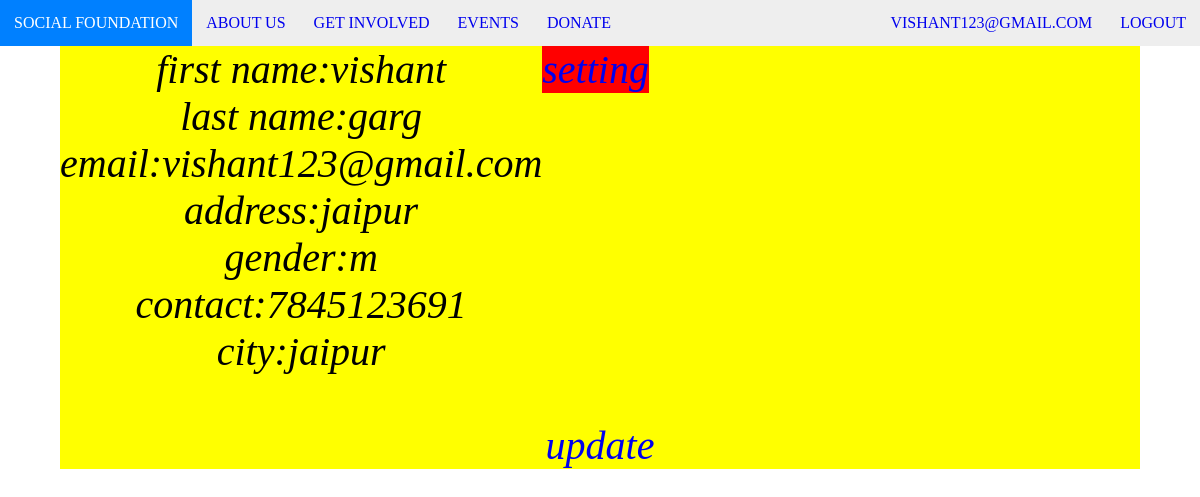
The page /profile.php (signed in) on the database its author committed.
### tables this page shows
CREATE TABLE IF NOT EXISTS `person` (
  `fname` varchar(20) DEFAULT NULL,
  `lname` varchar(20) DEFAULT NULL,
  `email` varchar(20) NOT NULL,
  `address` varchar(40) DEFAULT NULL,
  `sex` enum('m','f') DEFAULT NULL,
  `contact` bigint(10) DEFAULT NULL,
  `password` varchar(80) DEFAULT NULL,
  `city` varchar(10) DEFAULT NULL,
  PRIMARY KEY (`email`)
);

### profile.php (the view, shortened to what this page needs)
 <html>
    <head>
          <link rel="stylesheet" type="text/css" href="style.css">
    </head>
    <body style="margin: 0px;">
            <?php include 'header.php'; ?>
        <div class="container">
            <div class="list_box">
                <div class="box" width="100%" style="margin:auto;">
                    <?php
       $con = mysqli_connect("localhost", "root", "", "palak_foundation")or die($mysqli_error($con));
       $query = "SELECT * FROM person WHERE email='" . $_SESSION['email'] . "'";
       $result = mysqli_query($con, $query)or die($mysqli_error($con));
       $row = mysqli_fetch_array($result);
       echo "<center>";
       echo"<div class='block'>";
       echo "<i>first name:</i>";
     echo "<i>$row[0]</i><br>";
     echo "</div>";
     echo "<i>last name:</i>";
      echo "<i>$row[1]</i><br>";
      echo "<i>email:</i>";
       echo "<i>$row[2]</i><br>";
       echo "<i>address:</i>";
        echo "<i>$row[3]</i><br>";
        echo "<i>gender:</i>";
         echo "<i>$row[4]</i><br>";
         echo "<i>contact:</i>";
          echo "<i>$row[5]</i><br>";
          echo "<i>city:</i>";
            echo "<i>$row[7]<i><br>";
            echo "</center>";
            ?>
           </div>
                <div class="box" width="50%" style="background-color:red;">
                    <center> <a href="setting.php" >setting</a></center>
            </div>
        </div>
            <br> <center><a href="update_profile.php"  > update</a></center>
        </div>
    </body>
</html>

### style.css (style rules this page uses)
body { margin:0px; }
.list_box { overflow:hidden; width:100%; }
.box { display: inline-block; float:left; }
.container { width:90%; margin:auto; overflow:hidden; background-color:#FFFF00; }
a { text-decoration: none; }

### profile.php (style rules this page uses)
.block { width:100%; }
i { font-size:40px; }

### rows shown on the page
person: fname "vishant", lname "garg", email "vishant123@gmail.com", address "jaipur", sex "m", contact "7845123691", city "jaipur"

### other values the page prints
$_SESSION['email'] "VISHANT123@GMAIL.COM"
